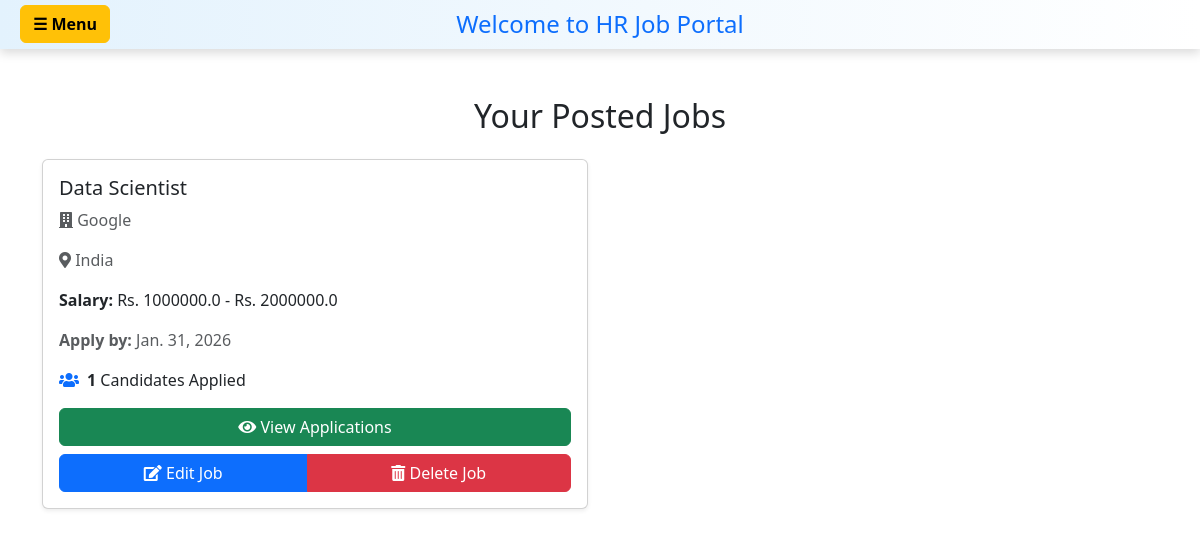
Page /hrdash/ (signed in) on the earlier database version.
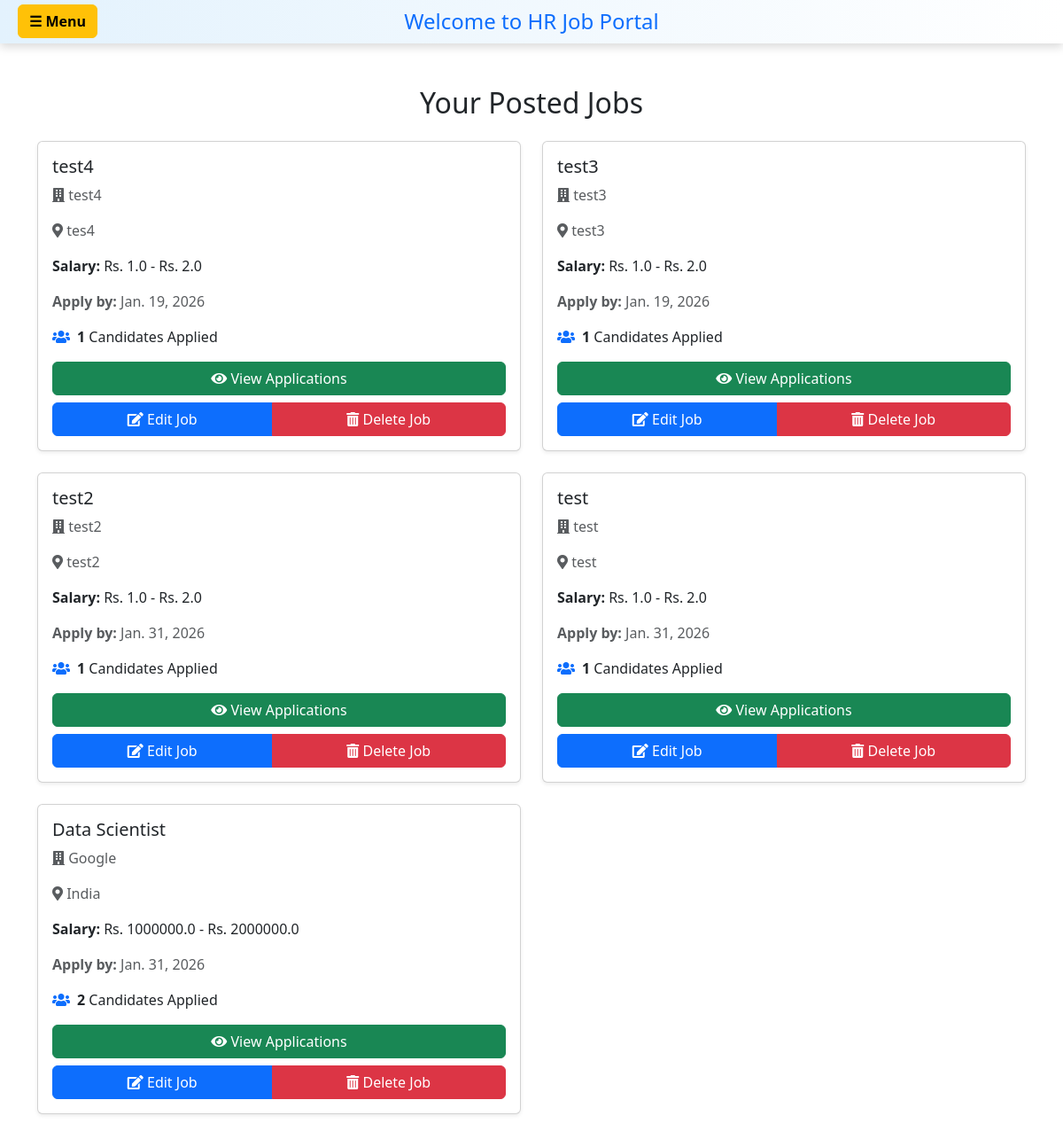
Same page on the later database version.
### hr/models.py (models this page shows, shortened)
class JobPost(models.Model):
    user=models.ForeignKey(User,on_delete=models.CASCADE)
    title=models.CharField(max_length=200)
    address=models.CharField(max_length=200)
    CompanyName=models.CharField(max_length=200)
    salaryLow=models.FloatField(default=0, validators=[MinValueValidator(0)])
    salaryHigh=models.FloatField(default=0, validators=[MinValueValidator(0)])
    applycount=models.IntegerField(default=0)
    lastDateToApply=models.DateField()
    created_at=models.DateTimeField(auto_now_add=True, null=True)
    employment_type = models.CharField(max_length=20, choices=EMPLOYMENT_TYPE_CHOICES, default='full-time', null=True, blank=True)
    work_mode = models.CharField(max_length=20, choices=WORK_MODE_CHOICES, default='on-site', null=True, blank=True)

### hr/views.py (the view)
# urls.py: path("hrdash/", views.hrhome, name='hrdash'),
@login_required(login_url='login_user')
def hrhome(request):
    jobs = JobPost.objects.filter(user=request.user).order_by('-created_at')
    context = {'jobs': jobs}
    return render(request, 'hr/hrdashboard.html', context)

### hr/templates/hr/hrdashboard.html (shortened to what this page needs)
<!doctype html>
<html lang="en">
  <head>
    <link href="https://cdn.jsdelivr.net/npm/bootstrap@5.3.8/dist/css/bootstrap.min.css" rel="stylesheet">
    <link rel="stylesheet" href="https://cdnjs.cloudflare.com/ajax/libs/font-awesome/5.15.3/css/all.min.css">
  </head>
  <body>
  {% include 'hr/navbar.html' %}
<div class="container my-5">
  <h2 class="text-center mb-4">Your Posted Jobs</h2>
  {% if jobs %}
  <div class="row">
    {% for job in jobs %}
    <div class="col-md-6 mb-4">
      <div class="card shadow-sm h-100">
        <div class="card-body">
          <h5 class="card-title">{{ job.title }}</h5>
          <p class="card-text text-muted"><i class="fas fa-building"></i> {{ job.CompanyName }}</p>
          <p class="card-text text-muted"><i class="fas fa-map-marker-alt"></i> {{ job.address }}</p>
          <p class="card-text"><strong>Salary:</strong> Rs. {{ job.salaryLow }} - Rs. {{ job.salaryHigh }}</p>
          <p class="card-text text-muted"><strong>Apply by:</strong> {{ job.lastDateToApply }}</p>
          <div class="d-flex align-items-center mb-3">
            <i class="fas fa-users me-2 text-primary"></i>
            <span><strong>{{ job.applycount }}</strong> Candidates Applied</span>
          </div>
          <div class="d-grid gap-2">
            <a href="{% url 'candidate_details' job.id %}" class="btn btn-success">
              <i class="fas fa-eye"></i> View Applications
            </a>
            <div class="btn-group" role="group">
              <a href="{% url 'edit_job' job.id %}" class="btn btn-primary">
                <i class="fas fa-edit"></i> Edit Job
              </a>
              <a href="{% url 'delete_job' job.id %}" class="btn btn-danger">
                <i class="fas fa-trash-alt"></i> Delete Job
              </a>
            </div>
          </div>
        </div>
      </div>
    </div>
    {% endfor %}
  </div>
  {% else %}
  <div class="alert alert-info text-center" role="alert">
    <h4>No jobs posted yet!</h4>
    <p>Start by posting your first job.</p>
    <a href="{% url 'postjob' %}" class="btn btn-primary">Post a Job</a>
  </div>
  {% endif %}
</div>
  </body>
</html>

Differences in the rows shown:
added JobPost: title "test4", CompanyName "test4", address "tes4", salaryLow "1.0", salaryHigh "2.0", lastDateToApply "Jan. 19, 2026", applycount "1"
added JobPost: title "test3", CompanyName "test3", address "test3", salaryLow "1.0", salaryHigh "2.0", lastDateToApply "Jan. 19, 2026", applycount "1"
added JobPost: title "test2", CompanyName "test2", address "test2", salaryLow "1.0", salaryHigh "2.0", lastDateToApply "Jan. 31, 2026", applycount "1"
added JobPost: title "test", CompanyName "test", address "test", salaryLow "1.0", salaryHigh "2.0", lastDateToApply "Jan. 31, 2026", applycount "1"
changed JobPost "Data Scientist": applycount "1" → "2"
